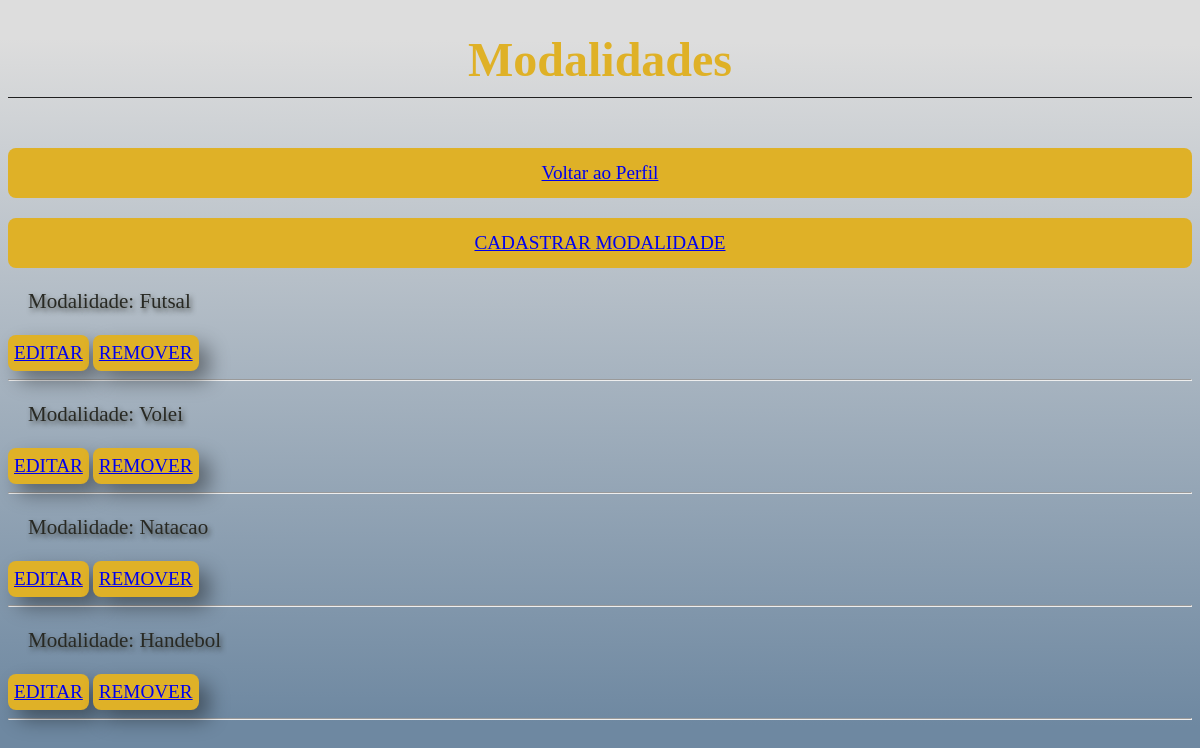
The page /modalidade_listar/ on the database as committed earlier.
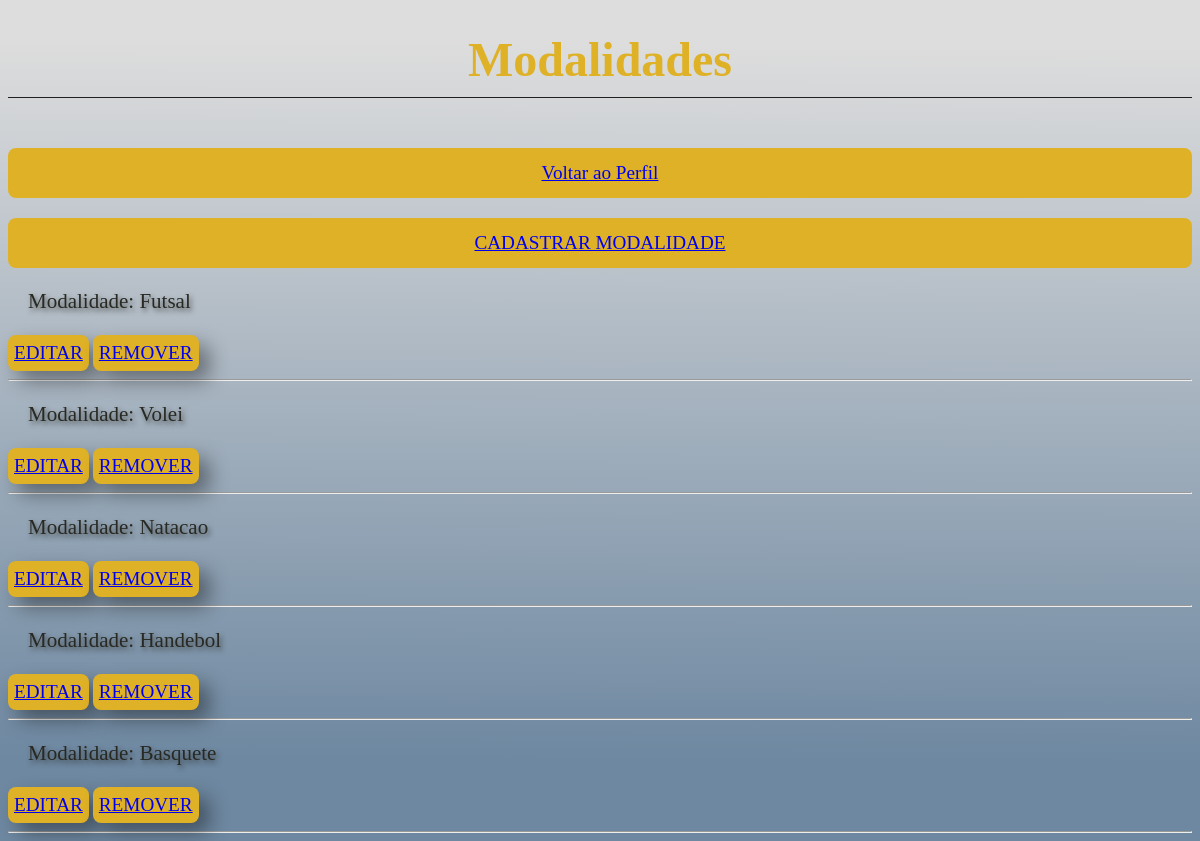
The same page on the database as committed later.
### core/models.py (models this page shows, shortened)
class Modalidade(models.Model):
    nome = models.CharField('Nome', max_length=100, default='a')

### core/views.py (the view)
# urls.py: path('modalidade_listar/', Modalidade_listar, name='modalidade_listar'),
def Modalidade_listar(request):
    modalidade = Modalidade.objects.all()
    contexto = {
        'todos_modalidade' : modalidade
    }
    return render(request,'modalidade.html', contexto)

### templates/modalidade.html (shortened to what this page needs)
<!DOCTYPE html>
<html lang="en">
<head>
    <link rel="stylesheet" type ="text/css" href="../static/css/estilo.css">
</head>
<body>
    <h1 class="title">Modalidades</h1>
    <button class="btn"><a href="{% url 'perfil' %}">Voltar ao Perfil</a></button>
    <button class="btn"><a href="{% url 'modalidade_cadastro' %}">CADASTRAR MODALIDADE</a></button>
    {% for modalidades in todos_modalidade %}
    <p class="texto">Modalidade: {{modalidades.nome}}</p>
    <button class="btn-pqn"><a href="{% url 'modalidade_editar' modalidades.id %}">EDITAR</a></button>
    <button class="btn-pqn"><a href="{% url 'modalidade_remover' modalidades.id %}">REMOVER</a></button>
    <hr>
    {% endfor %}
</body>
</html>

Rows that differ between the two databases and show on the page:
added Modalidade: nome "Basquete"
